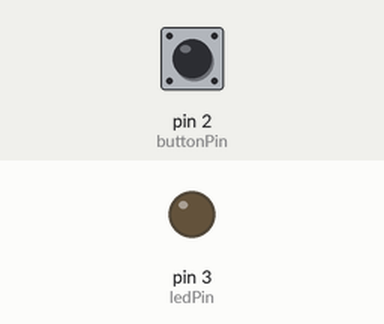
This sketch was run on a simulated Arduino Uno, built with avr-gcc and run on an emulated ATmega328P. Shown: output pins drawn as LEDs (lit = HIGH). The inputs (shaded band) are chosen by the test bench; at power-on: pin 2 (buttonPin) LOW.

Above: at 1.2 s.
1.3 s: pin 2 (buttonPin) pulled HIGH for 0.15 s
At 1.6 s:
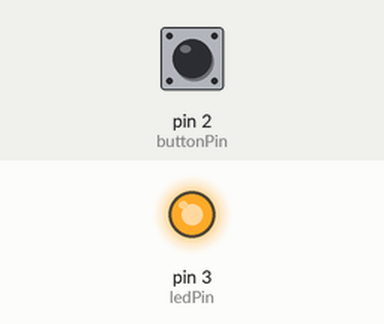
2.9 s: pin 2 (buttonPin) pulled HIGH for 1 s
At 4.0 s:
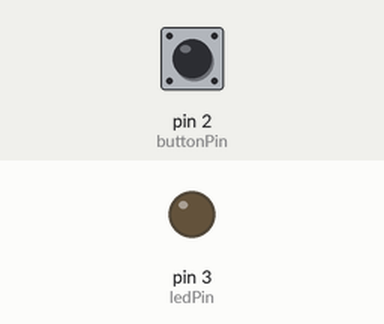
5.4 s: pin 2 (buttonPin) pulled HIGH for 3.2 s
At 5.9 s:
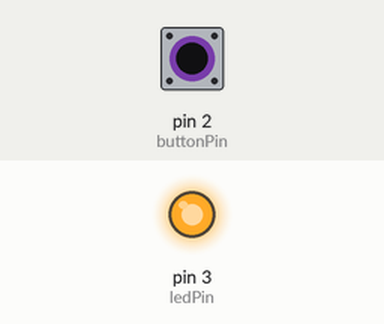
Timing chart, 0 to 8.4 s (numbered marks = the images above; inputs shaded):
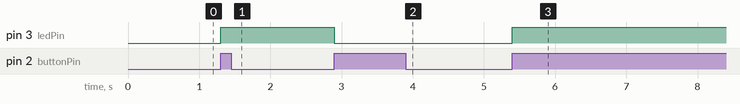

Measured:
- after the input at 1.3 s, pin 3 (ledPin): LOW → HIGH at once
- after the input at 2.9 s, pin 3 (ledPin): HIGH → LOW at once
- after the input at 5.4 s, pin 3 (ledPin): LOW → HIGH at once

The sketch:

project_1_without_intrupt.ino
```cpp
int buttonPin = 2;
int ledPin = 3;
int st =0;

void setup() {

pinMode(ledPin, OUTPUT);
pinMode(buttonPin, INPUT);
}

void loop() {
if (digitalRead(buttonPin)) {
  if(st ==0){
    digitalWrite(ledPin, HIGH);
    st=1;
    }else{
      digitalWrite(ledPin, LOW);
    st=0;
      }
      while(digitalRead(buttonPin));
}
}
```
